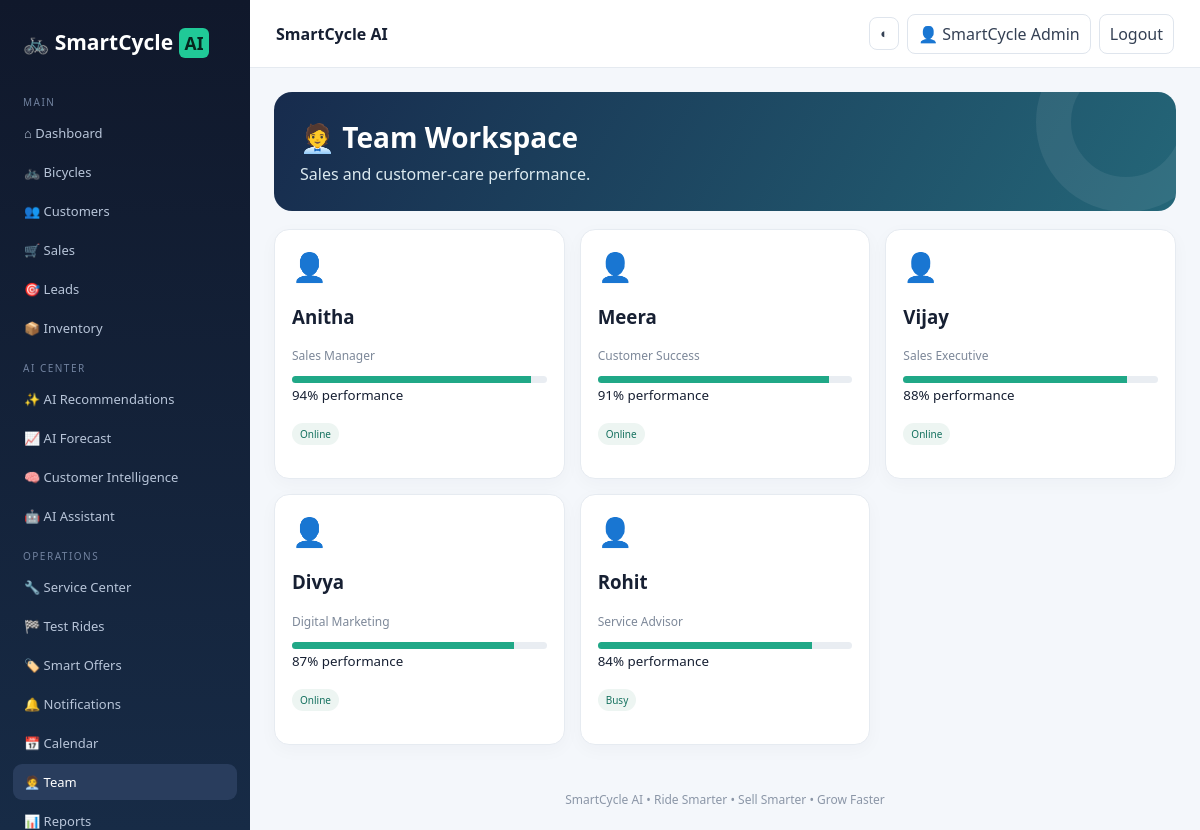
Page /team.php (signed in) on the committed database.
### tables this page shows
CREATE TABLE team(id INT AUTO_INCREMENT PRIMARY KEY,name VARCHAR(100),role VARCHAR(80),performance INT,status VARCHAR(40));

### config.php (called while the page is built, shortened)
<?php
function e($v){return htmlspecialchars((string)$v,ENT_QUOTES,"UTF-8");}
?>

### team.php (the view)
<?php $title="Team";require "includes/header.php";$r=$conn->query("SELECT * FROM team ORDER BY performance DESC");?><div class="hero"><div class="orb"></div><h1>🧑‍💼 Team Workspace</h1><p>Sales and customer-care performance.</p></div><div class="grid three"><?php while($x=$r->fetch_assoc()):?><div class="card"><div style="font-size:28px">👤</div><h3><?=e($x["name"])?></h3><p class="muted"><?=e($x["role"])?></p><div class="progress"><span style="width:<?=$x["performance"]?>%"></span></div><small><?=$x["performance"]?>% performance</small><p><span class="badge"><?=e($x["status"])?></span></p></div><?php endwhile;?></div><?php require "includes/footer.php";?>

### assets/style.css (style rules this page uses)
* { box-sizing:border-box }
body { margin:0;font-family:Segoe UI,Arial,sans-serif;background:#f4f7fb;color:#172033 }
.hero { background:linear-gradient(120deg,#172b4d,#246678);color:#fff;padding:26px;border-radius:18px;margin-bottom:18px;position:relative;overflow:hidden }
.hero h1 { margin:0 0 7px;font-size:28px }
.hero p { margin:0;color:#dceaf0 }
.orb { position:absolute;width:180px;height:180px;border:35px solid #ffffff12;border-radius:50%;right:-40px;top:-60px }
.grid { display:grid;gap:15px }
.three { grid-template-columns:repeat(3,1fr) }
.card { background:#fff;border:1px solid #e6ebf1;border-radius:15px;padding:17px;box-shadow:0 5px 18px #14203708 }
.badge { display:inline-block;padding:4px 8px;border-radius:20px;background:#edf5f2;color:#15715f;font-size:10px }
.muted { color:#7d8899;font-size:12px }
.progress { height:7px;background:#e9edf2;border-radius:8px;overflow:hidden }
.progress span { display:block;height:100%;background:#20a887 }

### rows in the picture
team: name "Anitha", role "Sales Manager", performance "94", status "Online"
team: name "Meera", role "Customer Success", performance "91", status "Online"
team: name "Vijay", role "Sales Executive", performance "88", status "Online"
team: name "Divya", role "Digital Marketing", performance "87", status "Online"
team: name "Rohit", role "Service Advisor", performance "84", status "Busy"

### other values in the picture
$n[1] "⌂ Dashboard"
$n[1] "🚲 Bicycles"
$n[1] "👥 Customers"
$n[1] "🛒 Sales"
$n[1] "🎯 Leads"
$n[1] "📦 Inventory"
$n[1] "✨ AI Recommendations"
$n[1] "📈 AI Forecast"
$n[1] "🧠 Customer Intelligence"
$n[1] "🤖 AI Assistant"
$n[1] "🔧 Service Center"
$n[1] "🏁 Test Rides"
$n[1] "🏷️ Smart Offers"
$n[1] "🔔 Notifications"
$n[1] "📅 Calendar"
